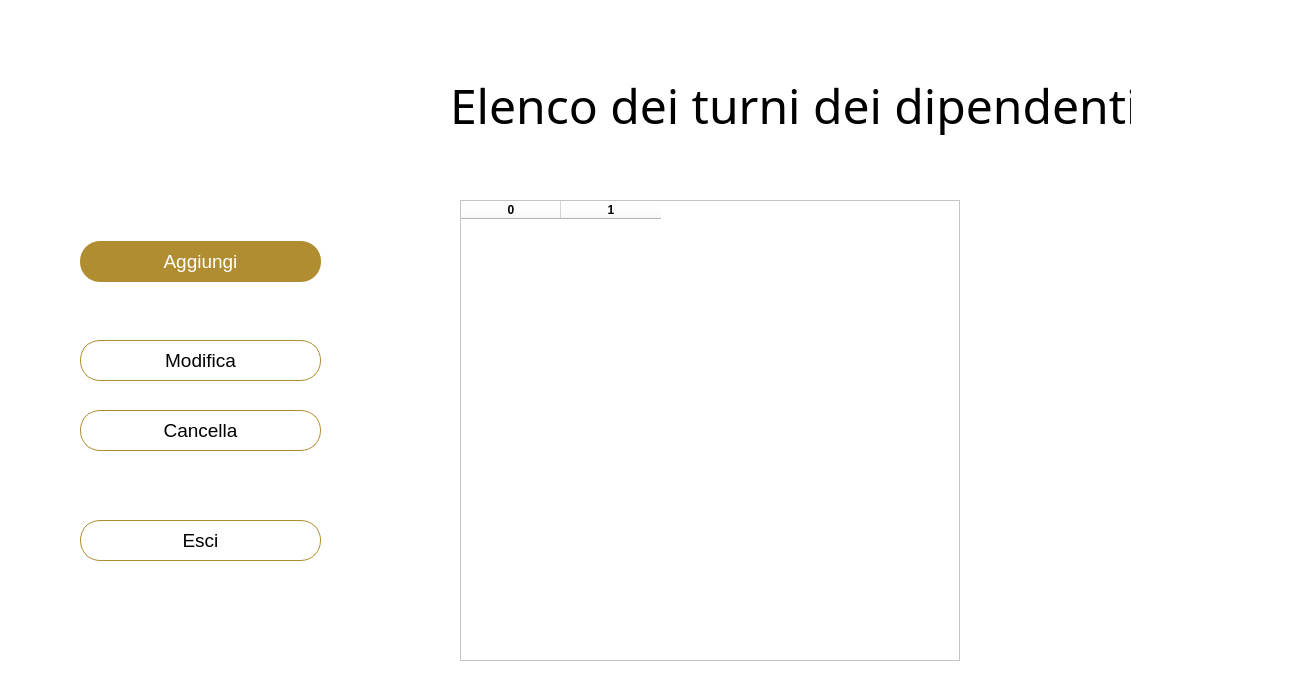
<?xml version="1.0" encoding="UTF-8"?>
<ui version="4.0">
 <class>Dialog</class>
 <widget class="QDialog" name="Dialog">
  <property name="geometry">
   <rect>
    <x>0</x>
    <y>0</y>
    <width>1300</width>
    <height>700</height>
   </rect>
  </property>
  <property name="windowTitle">
   <string>Dialog</string>
  </property>
  <widget class="QWidget" name="bgwidget" native="true">
   <property name="geometry">
    <rect>
     <x>0</x>
     <y>0</y>
     <width>1500</width>
     <height>800</height>
    </rect>
   </property>
   <property name="styleSheet">
    <string notr="true">background-color: rgb(255, 255, 255);</string>
   </property>
   <widget class="QLabel" name="label">
    <property name="geometry">
     <rect>
      <x>450</x>
      <y>60</y>
      <width>681</width>
      <height>91</height>
     </rect>
    </property>
    <property name="font">
     <font>
      <family>Bangla MN</family>
      <pointsize>36</pointsize>
      <weight>50</weight>
      <italic>false</italic>
      <bold>false</bold>
     </font>
    </property>
    <property name="styleSheet">
     <string notr="true">font: 36pt;
background: transparent;
color: rgb(0,0,0);</string>
    </property>
    <property name="text">
     <string>Elenco dei turni dei dipendenti</string>
    </property>
   </widget>
   <widget class="QPushButton" name="btnModifica">
    <property name="geometry">
     <rect>
      <x>80</x>
      <y>340</y>
      <width>241</width>
      <height>41</height>
     </rect>
    </property>
    <property name="styleSheet">
     <string notr="true">border-radius:20px;
font: 14pt;
border: 1px solid rgb(176, 141, 48);</string>
    </property>
    <property name="text">
     <string>Modifica</string>
    </property>
   </widget>
   <widget class="QPushButton" name="btnCancella">
    <property name="geometry">
     <rect>
      <x>80</x>
      <y>410</y>
      <width>241</width>
      <height>41</height>
     </rect>
    </property>
    <property name="styleSheet">
     <string notr="true">border-radius:20px;
font: 14pt;
border: 1px solid rgb(176, 141, 48);</string>
    </property>
    <property name="text">
     <string>Cancella</string>
    </property>
   </widget>
   <widget class="QPushButton" name="btnAggiungi">
    <property name="geometry">
     <rect>
      <x>80</x>
      <y>241</y>
      <width>241</width>
      <height>41</height>
     </rect>
    </property>
    <property name="styleSheet">
     <string notr="true">border-radius:20px;
background-color: rgb(176, 141, 48);
font: 14pt;
color: rgb(255, 255, 255);</string>
    </property>
    <property name="text">
     <string>Aggiungi</string>
    </property>
   </widget>
   <widget class="QPushButton" name="btnEsci">
    <property name="geometry">
     <rect>
      <x>80</x>
      <y>520</y>
      <width>241</width>
      <height>41</height>
     </rect>
    </property>
    <property name="styleSheet">
     <string notr="true">border-radius:20px;
font: 14pt;
border: 1px solid rgb(176, 141, 48);</string>
    </property>
    <property name="text">
     <string>Esci</string>
    </property>
   </widget>
   <widget class="QTableWidget" name="tableWidget">
    <property name="geometry">
     <rect>
      <x>460</x>
      <y>200</y>
      <width>500</width>
      <height>461</height>
     </rect>
    </property>
    <property name="styleSheet">
     <string notr="true">background: rgb(255,255,255);
</string>
    </property>
    <column>
     <property name="text">
      <string>0</string>
     </property>
     <property name="font">
      <font>
       <weight>75</weight>
       <bold>true</bold>
      </font>
     </property>
    </column>
    <column>
     <property name="text">
      <string>1</string>
     </property>
     <property name="font">
      <font>
       <weight>75</weight>
       <bold>true</bold>
      </font>
     </property>
    </column>
   </widget>
  </widget>
 </widget>
 <resources>
  <include location="../source.qrc"/>
 </resources>
 <connections/>
</ui>
